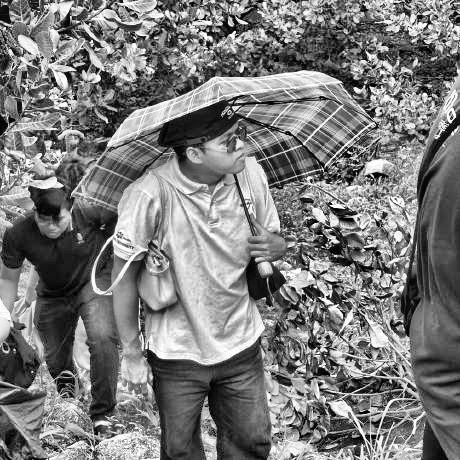
#> input picture source-prepped.png, 460 x 460 px
$ python make_ascii_svg.py ../source-prepped.png
#> lines starting #> are read from the running program, lines starting #| are printed output that depends on the picture
import os
import sys

RAMP = " .:-=+*#%@"  # Dark pixels stay sparse against the terminal background.

DEFAULT_ASCII_ART = [
    "                ....................                ",
    "            .:+shddddddddddddddddhs+:.            ",
    "          -+ydmmmmmmmmmmmmmmmmmmmmmmdy+-          ",
    "        -sdmmmmmmmmmmmmmmmmmmmmmmmmmmmmds-        ",
    "       +dmmmmmmmmmmmmmmmmmmmmmmmmmmmmmmmmd+       ",
    "      +dmmmmmmmmmmmmmmmmmmmmmmmmmmmmmmmmmmd+      ",
    "     +dmmmmmmmmmmmmmNNNNNNNNmmmmmmmmmmmmmmmd+     ",
    "    :dmmmmmmmmmmNNNNNNNNNNNNNNNNmmmmmmmmmmmmd:    ",
    "    smmmmmmmmmNNNNNNNNNNNNNNNNNNNNmmmmmmmmmmms    ",
    "   .dmmmmmmmmNNNNNNNNNNNNNNNNNNNNNNmmmmmmmmmmd.   ",
    "   :mmmmmmmNNNNNNNNNNNNNNNNNNNNNNNNNNmmmmmmmm:   ",
    "   +mmmmmmNNNNNNNNNNNNNNNNNNNNNNNNNNNNmmmmmmm+   ",
    "   +mmmmmmNNNNNNNmdhysooosyhdmNNNNNNNNmmmmmmm+   ",
    "   :mmmmmmNNNNmy+:.          .:+ymNNNNmmmmmmm:   ",
    "   .dmmmmmNNNs.                  .sNNNmmmmmmd.   ",
    "    smmmmmNNy                      yNNmmmmmmms    ",
    "    :dmmmmNN:   .://.      .://.   :NNmmmmmmd:    ",
    "     +dmmmNN-  -s++os-    -s++os-  -NNmmmmmd+     ",
    "      +dmmNN:  :s--+s:    :s--+s:  :NNmmmmd+      ",
    "       +dmNNs   .::.        .::.   sNNmmd+       ",
    "        -sdNNy.                  .yNNds-        ",
    "          -+ydmds/-          -/sdmdy+-          ",
    "            .:+shddddo:--:oddddhs+:.            ",
    "                ..:+shdmmdhso+..                ",
    "             -/oydmNNNNNNNNNNmdyo/-             ",
    "         ./sdmNNNNNNNNNNNNNNNNNNNNmds/.         ",
    "       :sdmNNNNNNNNNNNNNNNNNNNNNNNNNNmds:       ",
    "     :hNNNNNNNNNNNNNNNNNNNNNNNNNNNNNNNNNNh:     ",
    "   .yNNNNNNNNNNNNNNNNNNNNNNNNNNNNNNNNNNNNNNy.   ",
    "  -dNNNNNNNNNNNNNNNNNNNNNNNNNNNNNNNNNNNNNNNNd-  ",
    " +NNNNNNNNNNNNNNNNNNNNNNNNNNNNNNNNNNNNNNNNNNNN+ "
]

def make_ascii_svg(image_path="avatar.png", output_path="ascii-portrait.svg", target_width=100):
#> called with image_path = '../source-prepped.png', output_path = 'ascii-portrait.svg', target_width = 100
    rows = []

    if os.path.exists(image_path):
        try:
            from PIL import Image, ImageOps
            img = ImageOps.autocontrast(Image.open(image_path).convert("L"))
#> img is the input picture: PIL image 460x460 L; min 0, max 255, mean 123.1
            w, h = img.size
#> w = 460; h = 460
            aspect_ratio = h / w
#> aspect_ratio = 1
            target_height = max(1, round(target_width * aspect_ratio * 0.5))
#> target_height = 50
            img = img.resize((target_width, target_height), Image.Resampling.LANCZOS)
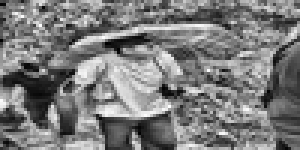
#> img: PIL image 100x50 L (shown 3 times larger); min 0, max 255, mean 123.1

            for y in range(target_height):
                row_str = ""
                for x in range(target_width):
                    pixel = img.getpixel((x, y))
                    idx = pixel * (len(RAMP) - 1) // 255
                    char = RAMP[idx]
                    if char == "&": char = "&amp;"
                    elif char == "<": char = "&lt;"
                    elif char == ">": char = "&gt;"
                    row_str += char
                rows.append(row_str)
#> after the loop, rows = 50 items
        except Exception as e:
            print(f"[WARN] Error reading image ({e}), falling back to default avatar art.")
            rows = DEFAULT_ASCII_ART
    else:
        print(f"[INFO] '{image_path}' not found. Using default terminal avatar art.")
        rows = DEFAULT_ASCII_ART

    svg_width = 370
    svg_height = 320
    font_size = min((svg_width - 36) / (max(map(len, rows)) * 0.6),
                    (svg_height - 56) / (len(rows) * 1.2))
#> font_size = 4.4
    line_height = font_size * 1.2
#> line_height = 5.28
    first_baseline = 28 + (svg_height - 28 - len(rows) * line_height) / 2 + font_size
#> first_baseline = 46.4

    text_elements = []
    for idx, row in enumerate(rows):
        y_pos = first_baseline + (idx * line_height)
        delay = idx * 0.035
        text_elements.append(f'''
    <g class="row" style="animation-delay: {delay:.3f}s;">
      <text x="{svg_width // 2}" y="{y_pos}" text-anchor="middle" xml:space="preserve">{row}</text>
    </g>''')
#> this loop made 50 passes
#> (y_pos, delay) on passes 1 to 12: (46.4, 0), (51.68, 0.035), (56.96, 0.07), (62.24, 0.105), (67.52, 0.14), (72.8, 0.175), (78.08, 0.21), (83.36, 0.245), (88.64, 0.28), (93.92, 0.315), (99.2, 0.35), (104.5, 0.385)
#> after the loop, text_elements = 50 items

    svg_content = f'''<svg xmlns="http://www.w3.org/2000/svg" viewBox="0 0 {svg_width} {svg_height}" width="{svg_width}" height="{svg_height}" fill="none">
  <style>
    .bg {{ fill: #0d1117; stroke: #30363d; stroke-width: 1; rx: 8px; }}
    .title-bar {{ fill: #161b22; }}
    .dot-red {{ fill: #ff5f56; }}
    .dot-yellow {{ fill: #ffbd2e; }}
    .dot-green {{ fill: #27c93f; }}
    .term-title {{ fill: #8b949e; font-family: "JetBrains Mono", "Courier New", monospace; font-size: 11px; }}

    text {{
      fill: #58a6ff;
      font-family: "JetBrains Mono", "Courier New", monospace;
      font-size: {font_size}px;
      letter-spacing: 0;
      white-space: pre;
    }}
    .row {{
      opacity: 0;
      animation: typeRow 0.05s forwards;
    }}
    @keyframes typeRow {{
      to {{ opacity: 1; }}
    }}
    @media (prefers-reduced-motion: reduce) {{
      .row {{ opacity: 1; animation: none; }}
    }}
  </style>

  <!-- Background -->
  <rect width="{svg_width}" height="{svg_height}" class="bg" />

  <!-- Window Header -->
  <path d="M 0 8 C 0 3.58 3.58 0 8 0 L {svg_width-8} 0 C {svg_width-3.58} 0 {svg_width} 3.58 {svg_width} 8 L {svg_width} 28 L 0 28 Z" class="title-bar" />
  <circle cx="16" cy="14" r="5" class="dot-red" />
  <circle cx="32" cy="14" r="5" class="dot-yellow" />
  <circle cx="48" cy="14" r="5" class="dot-green" />
  <text x="{svg_width // 2}" y="18" text-anchor="middle" class="term-title">portrait.ascii</text>

  <!-- Animated Rows -->
  {''.join(text_elements)}
</svg>'''

    with open(output_path, "w", encoding="utf-8") as f:
        f.write(svg_content)
    print(f"[OK] Successfully generated {output_path}")

if __name__ == "__main__":
    img_arg = sys.argv[1] if len(sys.argv) > 1 else "avatar.png"
    make_ascii_svg(img_arg)
